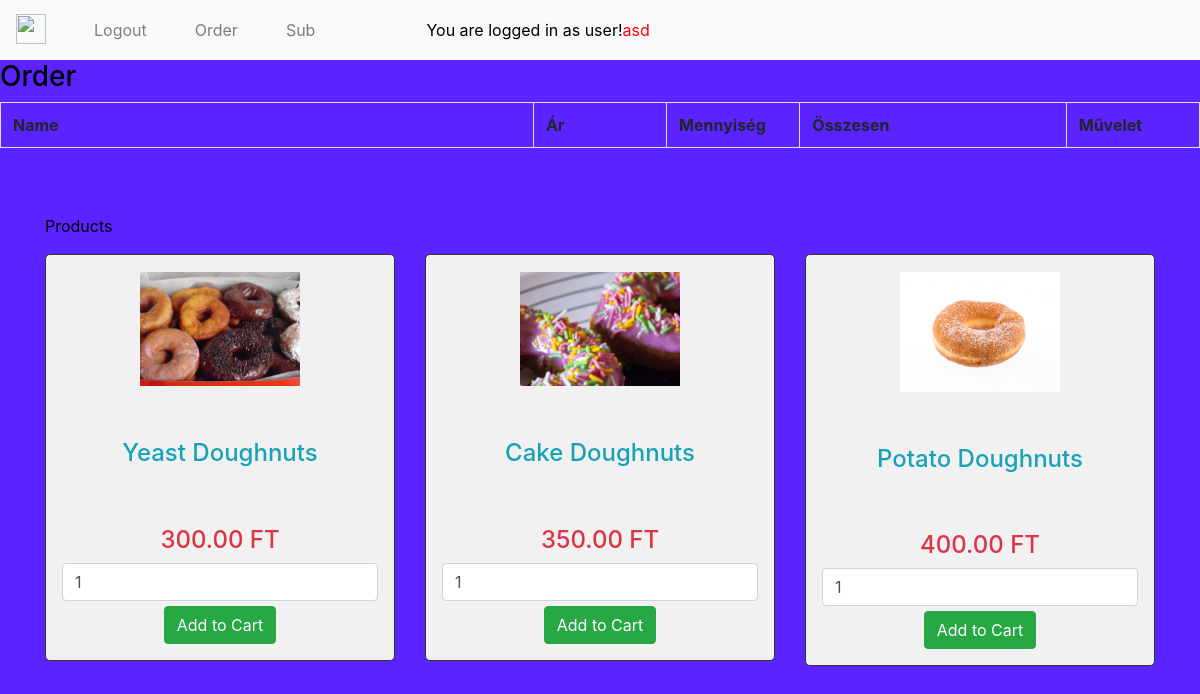
Screenshot of /store.php (signed in) with the database file from the repository.
### tables this page shows
CREATE TABLE `products` (
  `id` int(10) NOT NULL,
  `name` varchar(100) NOT NULL,
  `image` varchar(255) DEFAULT NULL,
  `price` double(100,2) NOT NULL
);

### store.php (the view, shortened to what this page needs)
<?php
include_once 'server.php';
include_once 'insertable/head.php';
include_once 'insertable/bodyNav.php';
?>
<!DOCTYPE html>
<html lang="en">
  <body>
    <h3>Order</h3>
    <div class="table-responsive">
      <table class="table table-bordered">
        <tr>
          <th width = "40%">Name</th>
          <th width = "10%">Ár</th>
          <th width = "10%">Mennyiség</th>
          <th width = "20%">Összesen</th>
          <th width = "10%">Művelet</th>
        </tr>
      </table>
    </div>
  <div class="container">
      <p>Products</p>
      <div class="row">
      <?php
      $query = "SELECT * FROM products ORDER BY id ";
      $result = mysqli_query($db, $query);
      if (mysqli_num_rows($result) > 0) {
        while ($row = mysqli_fetch_array($result)) {
      ?>
      <div class="col-md-4">
        <form method="post" action="store.php?action=add&id=<?php echo $row["id"]; ?>">
          <div style="border:1px solid #333; background-color:#f1f1f1; border-radius:5px; padding:16px; display:!inline" align="center">
            <img src="<?php echo $row["image"]; ?>" class="img-responsive" style="width:160px;"><br />
            <h4 class="text-info"><?php echo $row["name"]; ?></h4>
            <h4 class="text-danger"><?php echo $row["price"]; ?> FT</h4>
            <input type="text" name="quantity" class="form-control" value="1" />
            <input type="submit" name="add_cart" style="margin-top:5px;" class="btn btn-success" value="Add to Cart" />
          </div>
        </form>
      </div>
      <?php
        }
      }
      ?>
    </div>
  </div>
  </body>
</html>

### style.css (style rules this page uses)
body { scroll-behavior: smooth; background-color: rgb(90, 35, 255); color: black; }
p { text-align: left; padding-top: 50px; }
h4 { padding-top: 50px; text-align: center; }
img { margin-bottom: 3px; margin-top: 1px; }

### rows the page displays
products: image (picture), name "Yeast Doughnuts", price "300.00"
products: image (picture), name "Cake Doughnuts", price "350.00"
products: image (picture), name "Potato Doughnuts", price "400.00"

### other values shown
$_SESSION['success'] "You are logged in as user!"
$_SESSION['username'] "asd"
